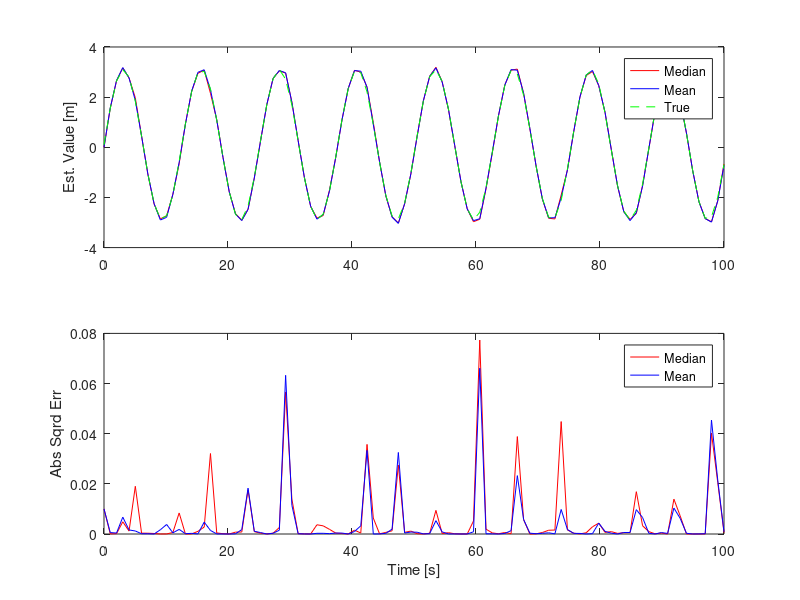

The MATLAB source for this figure:



% part_filter_1D
% Austin Lillard, DVZ
% Created: 01/21/2015
% Updated: 01/27/2015
% Purpose:
%   - Simple one dimensional particle filter implementation for
%   understanding concepts behind algorithm.

%% Clean up
clear all
close all
clc

%% Initialize

animate = 0;            % turn animation on and off

sigma_laser = 0.1;       %std dev of range measurement [m]

sigma_odom = 1;       % std dev of odometry data [m]

num_particles = 1000;     % number of particles being tracked

t = linspace(0, 100, 100)'; % time [s]

x0 = 0.1;                 % initial true position [m]

%% True position

movement = 3*sin(0.5*t);    % movement pattern of object [m]
% movement = 0.1*rand(length(t),1);

x_true = x0*ones(length(t), 1) + movement; % true position moves in sinusoidal pattern

%% Particles

% Create array
part_array = zeros(num_particles, 1);

% Initialize particles
part_array = 10*rand(size(part_array));

% Allocate Arrays
part_bin = zeros(num_particles, 1);
part_new = zeros(num_particles, 1);
part_med = zeros(length(t), 1);
part_mean = zeros(length(t), 1);


% Run particle filter
for n = 2:length(t)
    
    % Update Particles from odometry info
    part_array(:, n) = part_array(:, n-1) + movement(n);
    
    % Add odometry noise
    part_array(:, n) = part_array(:, n) + sigma_odom*randn(num_particles, 1);
    
    % Expected Measurement [m]
    part_meas = part_array(:, n);
    
    % Actual Measurement [m]
    true_meas = x_true(n);
    
    % Calculate probabilities of each point
    part_prob = normpdf(part_meas, true_meas, sigma_laser);
    
    % Normalize to 1
    part_prob = part_prob./sum(part_prob);
    
    part_bin(1) = part_prob(1);
    % Create distribution bins, 0 to 1
    for ii = 2:num_particles
       
        part_bin(ii) = part_prob(ii) + part_bin(ii-1);
        
    end
    
    % Randomly sample from 0 to 1
    bin_sample = rand(num_particles, 1);
    
    % Which particle positions to keep
    for ii = 1:length(bin_sample)
        
       % difference betweened sampled value and bin value for each bin 
       bin_diff = bin_sample(ii) - part_bin;
       
       % calculate which bin the sample landed in
       bin_num = length(bin_diff(bin_diff >= 0)) + 1;
       
       % New particle locations
       part_new(ii) = part_meas(bin_num); 
       
    end
    
    % Update particle array with new locations
    part_array(:, n) = part_new;
    
    % Median particle value
    part_med(n) = median(part_array(:,n));
    part_mean(n) = mean(part_array(:, n));
    
end

%% Plot Results

% Estimated position
figure
subplot(2,1,1)
plot(t, part_med, 'r')
hold on
plot(t, part_mean, 'b')
plot(t, x_true, '--g');
hold off
ylabel('Est. Value [m]')
legend('Median', 'Mean', 'True');

% Error
subplot(2,1,2)
plot(t, abs(part_med - x_true).^2, '-r')
hold on
plot(t, abs(part_mean - x_true).^2, '-b')
hold off
xlabel('Time [s]')
ylabel('Abs Sqrd Err')
legend('Median', 'Mean');

%% Animate Results

if animate == 1
    zero_arr1 = zeros(num_particles, length(t));
    zero_arr2 = zeros(length(t), 1);
    
    figure
    part_plot = part_array(:,1);
    true_plot = x_true(1);
    zero_plot1 = zero_arr1(:,1);
    zero_plot2 = zero_arr2(1);
    
    h = plot(part_plot, zero_plot1, '*r','XDataSource', 'part_plot', 'YDataSource', 'zero_plot1');
    hold on
    h2 = plot(true_plot, zero_plot2, 'og', 'XDataSource', 'true_plot', 'YDataSource', 'zero_plot2');

    hold off
    ylim([-1 1]);
    xlim([min(x_true) - 1,  max(x_true) + 1])
    
    for jj = 1:length(t)
        
        part_plot = part_array(:, jj);
        
        true_plot = x_true(jj);

        zero_plot1 = zero_arr1(:, jj);
        zero_plot2 = zero_arr2(jj);
    
        
        refreshdata(h, 'caller')
        refreshdata(h2, 'caller')
        
        drawnow
        pause(0.3)
        
        
    end
    
end





